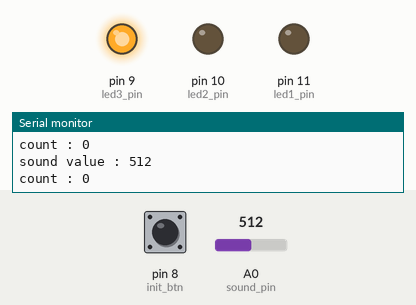
Bench run of a sketch on a simulated Arduino Uno, built with avr-gcc and run on an emulated ATmega328P. On the bench: output pins drawn as LEDs (lit = HIGH), the last lines printed to the serial monitor. The inputs (shaded band) are chosen by the test bench; at power-on: A0 (sound_pin) = 512, pin 8 (init_btn) LOW.

Above: at 1.2 s.
1.3 s: A0 (sound_pin) set to 1010
2.9 s: A0 (sound_pin) set to 1023
At 5.2 s:
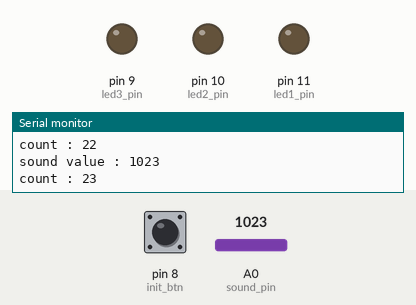
5.9 s: pin 8 (init_btn) pulled HIGH for 0.15 s
At 7.3 s:
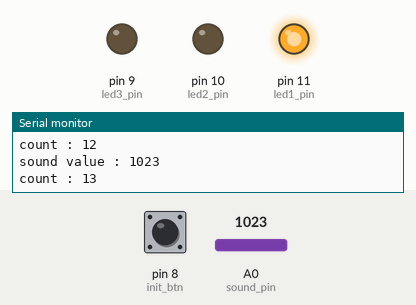
9.0 s: pin 8 (init_btn) pulled HIGH for 1 s
At 10.7 s:
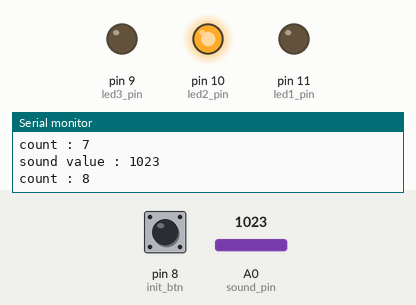
13.0 s: pin 8 (init_btn) pulled HIGH for 3.2 s
At 13.4 s:
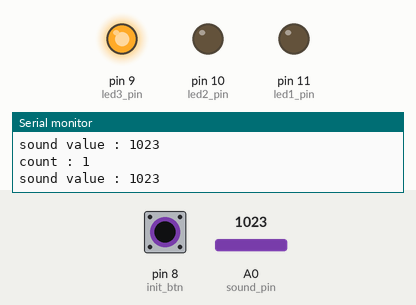
Timing chart, 0 to 19.5 s (numbered marks = the images above; inputs shaded):
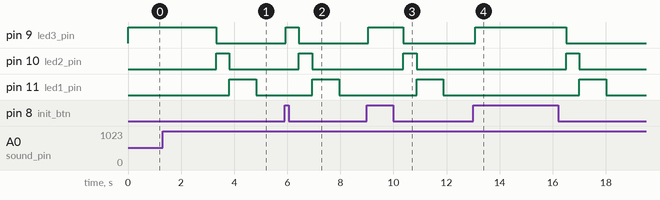

Measured:
- the behaviour switches between 1022 and 1023 on A0 (sound_pin) (found by bisection; images 0 and 1)
- after the input at 2.9 s, pin 9 (led3_pin): HIGH → LOW after 0.42 s; pin 10 (led2_pin): LOW → HIGH after 0.42 s, → LOW 0.50 s later; pin 11 (led1_pin): LOW → HIGH after 0.92 s, → LOW 1.0 s later
- after the input at 5.9 s, pin 9 (led3_pin): LOW → HIGH at once, → LOW 0.50 s later; pin 10 (led2_pin): LOW → HIGH after 0.54 s, → LOW 0.50 s later; pin 11 (led1_pin): LOW → HIGH after 1.0 s, → LOW 1.0 s later
- after the input at 9.0 s, pin 9 (led3_pin): LOW → HIGH after 0.06 s, → LOW 1.3 s later; pin 10 (led2_pin): LOW → HIGH after 1.4 s, → LOW 0.50 s later; pin 11 (led1_pin): LOW → HIGH after 1.9 s, → LOW 1.0 s later
- after the input at 13.0 s, pin 9 (led3_pin): LOW → HIGH after 0.08 s, → LOW 3.4 s later; pin 10 (led2_pin): LOW → HIGH after 3.5 s, → LOW 0.50 s later; pin 11 (led1_pin): LOW → HIGH after 4.0 s, → LOW 1.0 s later

The sketch:

sound_led3_181207.ino
```cpp
int sound_pin = A0;
int led1_pin = 11;
int led2_pin = 10;
int led3_pin = 9;
int init_btn = 8;
int count = 0;

void setup() {
  // put your setup code here, to run once:
  Serial.begin(9600);
  pinMode(led1_pin, OUTPUT);
  pinMode(led2_pin, OUTPUT);
  pinMode(led3_pin, OUTPUT);
  pinMode(init_btn, INPUT);
}

void loop() {
  // put your main code here, to run repeatedly:
  int sound_value = analogRead(sound_pin);

  if(sound_value >= 1023){
    ++count;
  }
  if(count < 5){
    analogWrite(9, 255);
    analogWrite(10, 0);
    analogWrite(11, 0);
  }else if(count < 10){
    analogWrite(9, 0);
    analogWrite(10, 255);
    analogWrite(11, 0);
  }else if(count < 20){
    analogWrite(9, 0);
    analogWrite(10, 0);
    analogWrite(11, 255);
  }else{
    analogWrite(9, 0);
    analogWrite(10, 0);
    analogWrite(11, 0);
  }

  Serial.print("sound value : " );
  Serial.println(sound_value);

  Serial.print("count : " );
  Serial.println(count);
  delay(100);
  if(digitalRead(init_btn) == HIGH){
    count = 0;
  }
}
```
